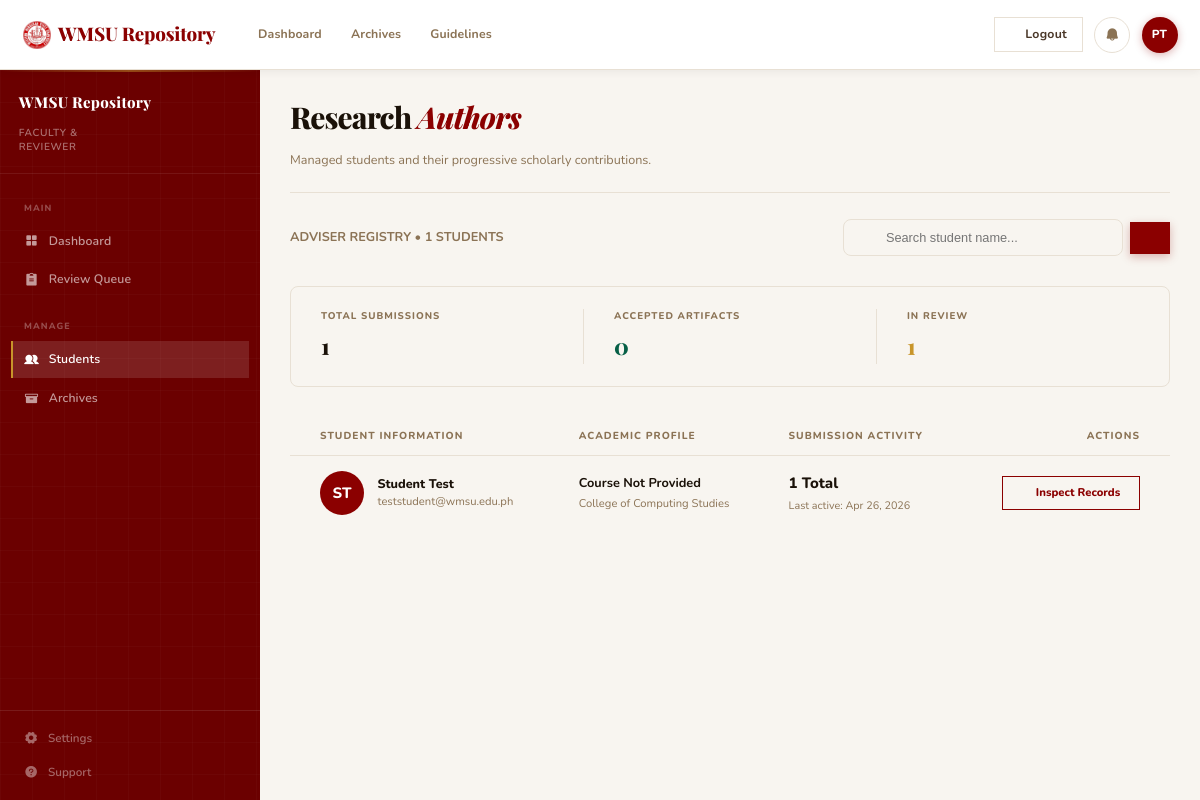
Screenshot of /faculty/students.php (signed in) with the database file from the repository.
### tables this page shows
CREATE TABLE `users` (
  `id` int(11) NOT NULL AUTO_INCREMENT,
  `first_name` varchar(100) NOT NULL,
  `last_name` varchar(100) NOT NULL,
  `email` varchar(150) NOT NULL,
  `password` varchar(255) NOT NULL,
  `role` enum('student','adviser') NOT NULL DEFAULT 'student',
  `student_id` varchar(50) DEFAULT NULL,

  `college` varchar(150) DEFAULT NULL,
  `course` varchar(150) DEFAULT NULL,
  `year_level` varchar(20) DEFAULT NULL,
  `status` enum('pending','active','inactive') NOT NULL DEFAULT 'pending',
  `created_at` timestamp NOT NULL DEFAULT CURRENT_TIMESTAMP,
  PRIMARY KEY (`id`),
  UNIQUE KEY `email` (`email`)
);

### includes/session.php (called while the page is built, shortened)
<?php
function current_user() {
    return isset($_SESSION['user']) ? $_SESSION['user'] : null;
}

### faculty/students.php (the view, shortened to what this page needs)
<?php
require_once __DIR__ . '/../includes/session.php';
$user   = current_user();
$search = trim($_GET['search'] ?? '');
$params = [];
$params['adviser_id'] = $user['id'];
$searchClause = '';
$adviserConstraint = "AND t.adviser_id = :adviser_id";
$stmt = $pdo->prepare("
    SELECT
        u.id,
        u.first_name,
        u.last_name,
        u.college,
        u.course,
        u.year_level,
        u.student_id,
        u.email,
        COUNT(DISTINCT t.id)              AS submission_count,
        MAX(tv.submitted_at)              AS last_activity,
        SUM(t.status = 'approved')        AS approved_count,
        SUM(t.status = 'pending_review')  AS pending_count,
        SUM(t.status = 'revision_requested') AS revision_count
    FROM users u
    JOIN theses t  ON t.author_id  = u.id $adviserConstraint
    LEFT JOIN thesis_versions tv ON tv.thesis_id = t.id
    WHERE u.role = 'student'
    $searchClause
    GROUP BY u.id, u.first_name, u.last_name, u.college, u.course, u.year_level, u.student_id, u.email
    ORDER BY last_activity DESC
");
$stmt->execute($params);
$students = $stmt->fetchAll();
?>
<?php
$current_page = 'students.php';
require_once __DIR__ . '/../includes/layout_top.php';
require_once __DIR__ . '/../includes/layout_sidebar.php';
?>
  <main class="main-content">
    <div class="page-header">
      <div class="page-title">
        <h1>Research <span>Authors</span></h1>
        <p>Managed students and their progressive scholarly contributions.</p>
      </div>
    </div>
    <div style="display: flex; justify-content: space-between; align-items: center; margin-bottom: 2rem; gap: 1rem;">
      <div style="font-size: 0.85rem; color: var(--text-muted); font-weight: 700;">
         ADVISER REGISTRY &bull; <?= count($students) ?> STUDENTS
      </div>
      <form method="GET" style="display: flex; gap: 0.5rem; align-items: center;">
         <div style="position: relative;">
            <i class="ph ph-magnifying-glass" style="position: absolute; left: 1rem; top: 50%; transform: translateY(-50%); color: var(--text-muted);"></i>
            <input type="text" name="search" value="<?= htmlspecialchars($search) ?>" placeholder="Search student name..." style="padding: 0.65rem 1rem 0.65rem 2.8rem; border-radius: var(--radius-sm); border: 1px solid var(--border); background: var(--off-white); font-size: 0.85rem; width: 280px;">
         </div>
         <button type="submit" class="btn btn-primary" style="padding:0.65rem 1rem;"><i class="ph-bold ph-funnel"></i></button>
      </form>
    </div>
    <div class="stat-summary-bar">
       <div class="stat-item">
          <span class="stat-label">Total Submissions</span>
          <div class="stat-val"><?= array_sum(array_column($students, 'submission_count')) ?></div>
       </div>
       <div class="stat-item" style="border-left: 1px solid var(--border); padding-left: 2rem;">
          <span class="stat-label">Accepted Artifacts</span>
          <div class="stat-val" style="color: #065F46;"><?= array_sum(array_column($students, 'approved_count')) ?></div>
       </div>
       <div class="stat-item" style="border-left: 1px solid var(--border); padding-left: 2rem;">
          <span class="stat-label">In Review</span>
          <div class="stat-val" style="color: var(--gold);"><?= array_sum(array_column($students, 'pending_count')) ?></div>
       </div>
    </div>
    <div class="queue-table-wrap">
      <table class="queue-table">
        <thead>
          <tr>
            <th style="padding-left: 2rem;">Student Information</th>
            <th>Academic Profile</th>
            <th>Submission Activity</th>
            <th style="padding-right: 2rem; text-align: right;">Actions</th>
          </tr>
        </thead>
        <tbody>
          <?php if (empty($students)): ?>
            <tr><td colspan="4" style="padding: 4rem; text-align: center; color: var(--text-muted);">No assigned students match the search parameters.</td></tr>
          <?php else: ?>
            <?php foreach ($students as $s): ?>
              <tr>
                <td style="padding-left: 2rem;">
                  <div class="student-identity">
                    <div class="av-box-lg"><?= htmlspecialchars(strtoupper(substr($s['first_name'], 0, 1) . substr($s['last_name'], 0, 1))) ?></div>
                    <div>
                       <div style="font-weight: 800; color: var(--text-dark);">
                         <?= htmlspecialchars($s['first_name'] . ' ' . $s['last_name']) ?>
                       </div>
                       <div style="font-size: 0.75rem; color: var(--text-muted);"><?= htmlspecialchars($s['email']) ?></div>
                    </div>
                  </div>
                </td>
                <td>
                   <div style="font-weight: 700; font-size: 0.85rem; color: var(--text-dark);"><?= htmlspecialchars($s['course'] ?: 'Course Not Provided') ?></div>
                   <div style="font-size: 0.75rem; color: var(--text-muted); margin-top: 0.2rem;">
                     <?= htmlspecialchars($s['college']) ?>
                   </div>
                </td>
                <td>
                   <div style="font-weight: 800; font-size: 1rem; color: var(--text-dark);"><?= (int)$s['submission_count'] ?> Total</div>
                   <div style="font-size: 0.72rem; color: var(--text-muted); margin-top: 0.2rem;">Last active: <?= $s['last_activity'] ? date('M j, Y', strtotime($s['last_activity'])) : 'N/A' ?></div>
                </td>
                 <td style="padding-right: 2rem; text-align: right;">
                    <a href="<?= BASE_URL ?>faculty/student_record.php?id=<?= (int)$s['id'] ?>" class="btn-action-outline" style="text-decoration: none; padding: 0.5rem 1.25rem; font-weight: 800; font-size: 0.75rem; border-color: var(--crimson); color: var(--crimson);">
                       <i class="ph ph-list-magnifying-glass"></i> Inspect Records
                    </a>
                 </td>
              </tr>
            <?php endforeach; ?>
          <?php endif; ?>
        </tbody>
      </table>
    </div>
  </main>
<?php require_once __DIR__ . '/../includes/layout_bottom.php'; ?>

### includes/layout_top.php (shortened to what this page needs)
<!DOCTYPE html>
<html lang="en">
<head>
  <link rel="stylesheet" href="<?= BASE_URL ?>assets/fonts/google/css/nunito.css">
  <link rel="stylesheet" href="<?= BASE_URL ?>assets/fonts/google/css/playfair-display.css">
  <link rel="stylesheet" href="<?= BASE_URL ?>assets/vendor/phosphor/css/phosphor-all.css">
  <link rel="stylesheet" href="<?= BASE_URL ?>assets/css/global.css?v=<?= filemtime(__DIR__ . '/../assets/css/global.css') ?>">
  <link rel="stylesheet" href="<?= BASE_URL ?>assets/css/dashboard.css?v=<?= filemtime(__DIR__ . '/../assets/css/dashboard.css') ?>">
</head>
<body>
<header class="topbar">
  <div class="topbar-left">
<?php
    $role = $user['role'] ?? 'student';
    $portalFolder = $role === 'adviser' ? 'faculty' : $role;
    $homePage = 'index.php';
    $portalHome = BASE_URL . $portalFolder . '/' . $homePage;
?>
    <a href="<?= $portalHome ?>" class="logo">
      <img src="<?= BASE_URL ?>assets/images/wmsu-logo.png" alt="WMSU"
        onerror="this.style.display='none'; this.nextElementSibling.style.display='inline';">
      WMSU Repository
    </a>
    <nav class="topbar-nav">
      <a href="<?= $portalHome ?>" class="<?= (isset($current_page) && $current_page == $homePage) ? 'active' : '' ?>">
        <?= ($role === 'student') ? 'Student Portal' : 'Dashboard' ?>
      </a>
      <a href="<?= BASE_URL ?>public/archive.php">Archives</a>
      <a href="<?= BASE_URL ?>public/guidelines.php">Guidelines</a>
    </nav>
  </div>
  <div class="topbar-right">
    <a href="<?= BASE_URL ?>auth/logout.php" class="btn btn-secondary" style="text-decoration:none;">
      <i class="ph ph-sign-out"></i> Logout
    </a>
    <a href="<?= BASE_URL ?>user/notifications.php" class="icon-btn" title="Notifications" style="position: relative;">
      <i class="ph-fill ph-bell"></i>
    </a>
    <a href="<?= BASE_URL ?>user/profile.php" class="user-avatar" title="My Profile Settings" style="text-decoration:none;">
      <?= htmlspecialchars(strtoupper(substr($user['first_name'] ?? 'U', 0, 1) . substr($user['last_name'] ?? 'U', 0, 1))) ?>
    </a>
  </div>
</header>

### assets/css/global.css (style rules this page uses)
*, *::before, *::after { box-sizing: border-box; margin: 0; padding: 0; }
html { font-size: 16px; scroll-behavior: smooth; -webkit-text-size-adjust: 100%; }
body { font-family: var(--font-base); color: var(--text-dark); background-color: var(--off-white); line-height: 1.6; -webkit-font-smoothing: antialiased; -moz-osx-font-smoothing: grayscale; }
h1, h2, h3 { font-family: var(--font-serif); color: var(--text-dark); font-weight: 800; line-height: 1.2; margin-bottom: 1rem; }
a { color: inherit; text-decoration: none; transition: all var(--transition-fast); }
.btn { display: inline-flex; align-items: center; justify-content: center; gap: 0.6rem; padding: 0.75rem 1.5rem; font-weight: 700; font-size: 0.82rem; border-radius: var(--radius-sm); transition: all var(--transition); cursor: pointer; letter-spacing: 0.02em; }
.btn-primary { background: var(--crimson); color: #FFFFFF; }
.btn-secondary { background: var(--surface); color: var(--text-dark); border: 1px solid var(--border); }

### assets/css/variables.css (style rules this page uses)
:root { --crimson: #8B0000; --crimson-deep: #6B0000; --crimson-mid: #A00000; --crimson-light: rgba(139, 0, 0, 0.08); --crimson-faint: rgba(139, 0, 0, 0.03); --gold: #C8952A; --gold-light: #E5B04A; --gold-faint: rgba(200, 149, 42, 0.12); --off-white: #F8F5F0; --surface: #FFFFFF; --text-dark: #1A1108; --text-mid: #4A3728; --text-muted: #8B7355; --border: #E8E0D4; --border-strong: #D4C8B8; --font-serif: 'Playfair Display', 'Cormorant Garamond', Georgia, serif; --font-base: 'Nunito', 'Inter', system-ui, sans-serif; --max-width: 1200px; --sidebar-w: 260px; --topbar-h: 70px; --radius-sm: 8px; --radius: 14px; --radius-lg: 20px; --shadow-sm: 0 2px 8px rgba(26, 17, 8, 0.06); --shadow-md: 0 8px 24px rgba(26, 17, 8, 0.08); --shadow-lg: 0 20px 48px rgba(26, 17, 8, 0.12); --transition: 0.3s cubic-bezier(0.4, 0, 0, 1); --transition-fast: 0.15s ease; --color-primary: var(--crimson); --color-primary-dark: var(--crimson-deep); --color-accent: var(--gold); --color-surface: var(--surface); --color-border: var(--border); --color-text: var(--text-dark); }

### faculty/students.php (style rules this page uses)
.student-identity { display: flex; align-items: center; gap: 0.9rem; }
.av-box-lg { width: 44px; height: 44px; border-radius: 50%; background: var(--crimson); color: white; display: flex; align-items: center; justify-content: center; font-weight: 800; font-size: 1rem; }
.stat-summary-bar { display: flex; gap: 2rem; background: var(--off-white); padding: 1.5rem 2rem; border: 1px solid var(--border); border-radius: var(--radius-sm); margin-bottom: 2rem; }
.stat-item { flex: 1; }
.stat-label { font-size: 0.65rem; font-weight: 800; color: var(--text-muted); text-transform: uppercase; letter-spacing: 0.1em; display: block; margin-bottom: 0.4rem; }
.stat-val { font-family: var(--font-serif); font-size: 1.5rem; font-weight: 800; color: var(--text-dark); }

### rows the page displays
users: last_name "PT", first_name+last_name "ST", first_name+last_name "Student Test", email "teststudent@wmsu.edu.ph", course "Course Not Provided", college "College of Computing Studies", submission_count "1", last_activity "Apr 26, 2026"

### other values shown
count($students) "1"
array_sum(array_column($students, 'submission_count')) "1"
array_sum(array_column($students, 'approved_count')) "0"
array_sum(array_column($students, 'pending_count')) "1"
